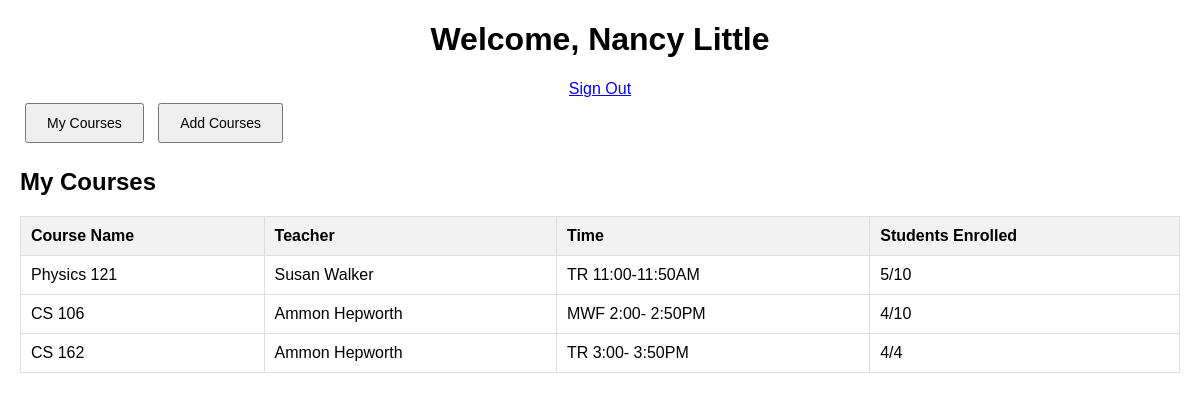
Screenshot of /student_dashboard (signed in) with the database file from the repository.
### app.py (models this page shows)
class CourseStudent(db.Model):
    id = db.Column(db.Integer, primary_key=True)
    course_id = db.Column(db.Integer, db.ForeignKey('course.id'), nullable=False)
    student_id = db.Column(db.Integer, db.ForeignKey('student.id'), nullable=False)
    grade = db.Column(db.Integer)

class Course(db.Model):
    id = db.Column(db.Integer, primary_key=True)
    name = db.Column(db.String(100), nullable=False)
    time = db.Column(db.String(50), nullable=False)
    capacity = db.Column(db.Integer, nullable=False)
    teacher_id = db.Column(db.Integer, db.ForeignKey('teacher.id'), nullable=False)
    course_students = db.relationship('CourseStudent', backref='course', lazy=True)

class Teacher(db.Model):
    id = db.Column(db.Integer, primary_key=True)
    name = db.Column(db.String(100), nullable=False)
    courses = db.relationship('Course', backref='teacher', lazy=True)

### app.py (the view)
@app.route('/student_dashboard')
def student_dashboard():
    if 'student_id' not in session:
        return redirect(url_for('login'))
    student_id = session['student_id']
    student_courses = CourseStudent.query.filter_by(student_id=student_id).all()
    enrolled_courses_names = {course_student.course.name for course_student in student_courses}
    all_courses = db.session.query(Course).all()
    unique_courses = {}
    for course in all_courses:
        if course.name not in unique_courses:
            unique_courses[course.name] = course
    unique_courses_list = list(unique_courses.values())
    courses_with_status = []
    for course in unique_courses_list:
        status = "Drop" if course.name in enrolled_courses_names else "Add"
        courses_with_status.append((course, status))
    return render_template('student_dashboard.html', student_courses=student_courses, courses_with_status=courses_with_status)

### templates/student_dashboard.html (shortened to what this page needs)
<!DOCTYPE html>
<html lang="en">
<head>
    <link rel="stylesheet" href="{{ url_for('static', filename='css/style.css') }}">
</head>
<body>
    <h1>Welcome, {{ session['username'] }}</h1>
    <a href="{{ url_for('logout') }}">Sign Out</a>
    <div>
        <button onclick="showTab('myCourses')">My Courses</button>
        <button onclick="showTab('addCourses')">Add Courses</button>
    </div>
    <div id="myCourses">
        <h2>My Courses</h2>
        <table>
            <tr>
                <th>Course Name</th>
                <th>Teacher</th>
                <th>Time</th>
                <th>Students Enrolled</th>
            </tr>
            {% for enrollment in student_courses %}
            <tr>
                <td>{{ enrollment.course.name }}</td>
                <td>{{ enrollment.course.teacher.name }}</td>
                <td>{{ enrollment.course.time }}</td>
                <td>{{ enrollment.course.course_students|length }}/{{ enrollment.course.capacity }}</td>
            </tr>
            {% endfor %}
        </table>
    </div>
</body>
</html>

### static/css/style.css (style rules this page uses)
body { font-family: Arial, sans-serif; margin: 20px; }
h1 { text-align: center; }
a { display: block; text-align: center; margin-top: 10px; }
button { margin: 5px; padding: 10px 20px; font-size: 14px; cursor: pointer; }
table { width: 100%; border-collapse: collapse; margin-top: 20px; }
table, th, td { border: 1px solid #ddd; }
th, td { padding: 10px; text-align: left; }
th { background-color: #f2f2f2; }
#myCourses, #addCourses { display: none; }

### rows the page displays
CourseStudent: course.name "Physics 121", course.teacher.name "Susan Walker", course.time "TR 11:00-11:50AM", course.course_students|length "5", course.capacity "10"
CourseStudent: course.name "CS 106", course.teacher.name "Ammon Hepworth", course.time "MWF 2:00- 2:50PM", course.course_students|length "4", course.capacity "10"
CourseStudent: course.name "CS 162", course.teacher.name "Ammon Hepworth", course.time "TR 3:00- 3:50PM", course.course_students|length "4", course.capacity "4"

### other values shown
{{ session['username'] }} "Nancy Little"
